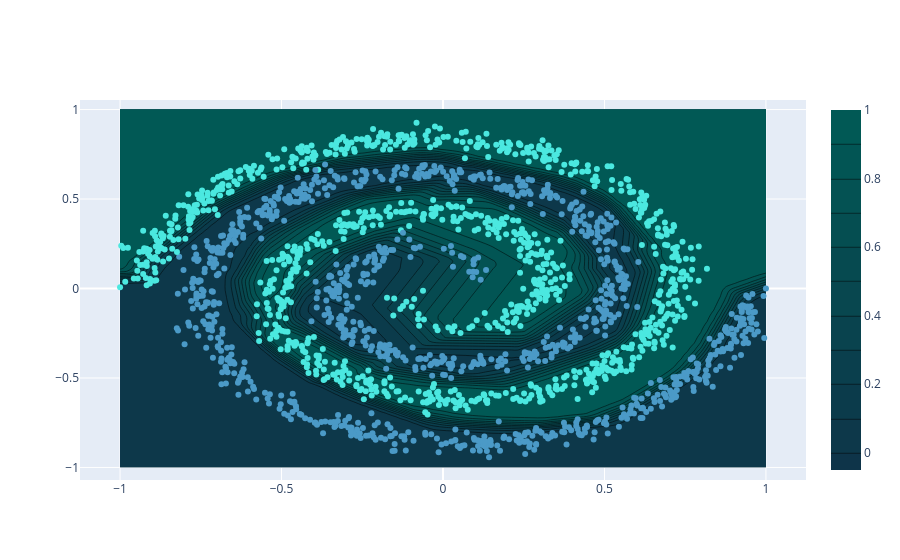

Here is the notebook cell this chart was saved with:
### Code cell
import numpy as np
import torch
x1_example = np.linspace(-1,1,100)
x2_example = np.linspace(-1,1,100)

x1, x2 = np.meshgrid(x1_example, x2_example)
example = torch.tensor(np.c_[x1.ravel(), x2.ravel()], dtype=torch.float32)

pred_example = model(example).detach().numpy().reshape(100, 100)

fig = go.Figure(data=[
    go.Contour(
        x=x1_example,
        y=x2_example,
        z=pred_example,
        colorscale=[color_chart[-2], color_chart[-1]]
    )
])
fig.add_trace(go.Scatter(x=data[:, 0],
                         y=data[:, 1],
                         mode="markers",
                         marker=dict(
                             color=target.numpy(),
                             colorscale=color_chart[0:2])
                         )
)
fig.show()
